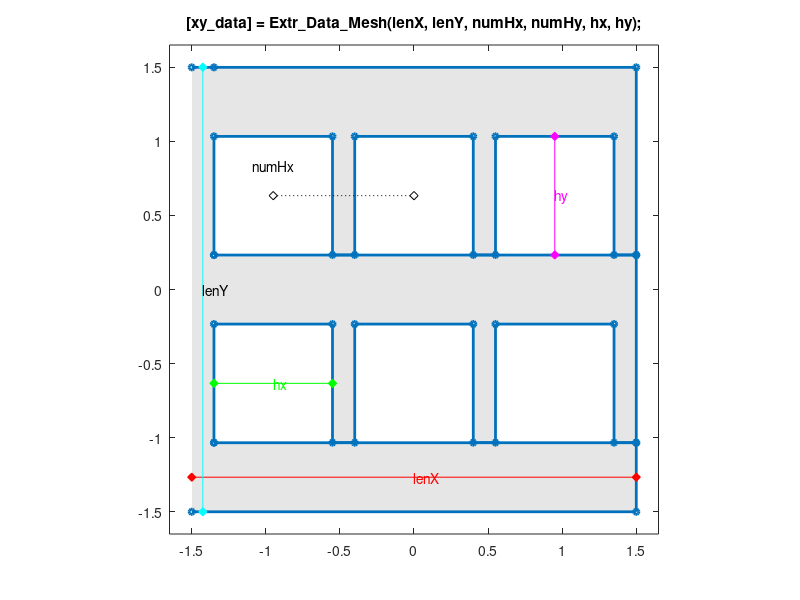

Recreate this plot in MATLAB.
function [xy_data] = Extr_Data_Mesh(lenX, lenY, numHx, numHy, hx, hy, varargin)
%Extr_Data_Mesh Produce extrusion data for a rectangular mesh.
%   [xy_data] = Extr_Data_Mesh(lenX, lenY, numHx, numHy, hx, hy)
%   This function returns x-y data for a rectangular mesh.
%   You can specify:
%       Mesh outer width               lenX
%       Mesh outer length              lenY
%       Number of mesh holes along X   numHx
%       Number of mesh holes along Y   numHy
%       Width of mesh holes (along x)  hx
%       Length of mesh holes (along y) hy
%
%   To see a plot showing parameter values, enter the name
%   of the function with no arguments
%   >> Extr_Data_Mesh
%
%   To see a plot created with your parameter values,
%   add 'plot' as the final argument
%   >> Extr_Data_Mesh(3,3,3,2,0.8,0.8,'plot')

% Copyright 2017 The MathWorks, Inc.

% Default data to show diagram
if (nargin == 0)
    lenX = 3;
    lenY = 3;
    numHx = 3;
    numHy = 2;
    hx = 0.8;
    hy = 0.8;
end

self_intersect_offset = hy/1000;

if (nargin==0 ||nargin==7)
    showplot = 'plot';
else
    showplot = 'n';
end

% Calculate extrusion data

tx = (lenX-(numHx*hx))/(numHx+1);
ty = (lenY-(numHy*hy))/(numHy+1);

xy_data = [...
    0     0;
    lenX  0;
    lenX  ty-self_intersect_offset;
    tx    ty-self_intersect_offset];

for j=1:numHy
    for i=1:numHx
        append_pts = [
            tx*(i)+hx*(i-1) ty+(ty+hy)*(j-1);
            tx*(i)+hx*(i-1) ty+hy+(ty+hy)*(j-1);
            tx*(i)+hx*i     ty+hy+(ty+hy)*(j-1);
            tx*(i)+hx*i     ty+(ty+hy)*(j-1);
            ];
        xy_data = [xy_data;append_pts];
    end
    if(i==numHx)
        xy_data = [xy_data;
            lenX hy*(j-1)+ty*j;
            lenX hy*j+ty*(j+1)-self_intersect_offset;
            tx   hy*j+ty*(j+1)-self_intersect_offset];
    end
    if(j==numHy)
        xy_data=[xy_data;0 lenY-self_intersect_offset];
    end
end

xy_data = xy_data-[lenX/2 lenY/2];

% Plot diagram to show parameters and extrusion

if (nargin == 0 || strcmpi(showplot,'plot'))
    % Figure name
    figString = ['h1_' mfilename];
    % Only create a figure if no figure exists
    figExist = 0;
    fig_hExist = evalin('base',['exist(''' figString ''')']);
    if (fig_hExist)
        figExist = evalin('base',['ishandle(' figString ') && strcmp(get(' figString ', ''type''), ''figure'')']);
    end
    if ~figExist
        fig_h = figure('Name',figString);
        assignin('base',figString,fig_h);
    else
        fig_h = evalin('base',figString);
    end
    figure(fig_h)
    clf(fig_h)
    
    % Get max axis dimension
    maxd = max(lenX,lenY);
    
    % Plot extrusion
    patch(xy_data(:,1),xy_data(:,2),[1 1 1]*0.90,'EdgeColor','none');
    hold on
    plot(xy_data(:,1),xy_data(:,2),'-','Marker','o','MarkerSize',4,'LineWidth',2);
    
    axis('equal');
    axis([-0.55 0.55 -0.55 0.55]*maxd);
    
    % Show parameters
    
    hold on
    
    plot([-0.5 0.5]*lenX,-[1 1]*(lenY-ty)/2,'r-d','MarkerFaceColor','r');
    text(0,-(lenY-ty)/2,'{\color{red}lenX}');
    
    plot(-[1 1]*(lenX-tx)/2,[-0.5 0.5]*lenY,'c-d','MarkerFaceColor','c');
    text(-(lenX-tx)/2,0,'{\color{cyan}lenY}');
    
    plot([tx tx+hx]-lenX/2,[1 1]*(ty+hy/2)-lenY/2,'g-d','MarkerFaceColor','g');
    text((tx+hx/2)-lenX/2,(ty+hy/2)-lenY/2,'{\color{green}hx}');
    
    plot([-1 -1]*(tx+hx/2)+lenX/2,-[ty ty+hy]+lenY/2,'m-d','MarkerFaceColor','m');
    text(-(tx+hx/2)+lenX/2,-(ty+hy/2)+lenY/2,'{\color{magenta}hy}');
    
    plot([tx+hx/2 2*tx+3*hx/2]-lenX/2,-[1 1]*(ty+hy/2)+lenY/2,'k:d','MarkerFaceColor','w');
    text(-lenX/2+(tx+hx/2),lenY/2-(ty+hy/4),'{\color{black}numHx}','HorizontalAlignment','center');
    
    title(['[xy\_data] = Extr\_Data\_Mesh(lenX, lenY, numHx, numHy, hx, hy);']);
    hold off
    box on
    clear xy_data
    
end
